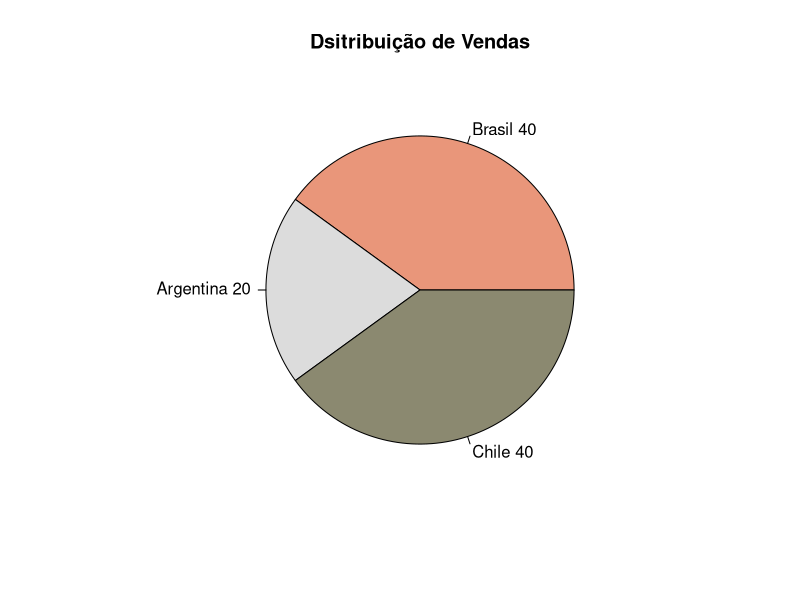
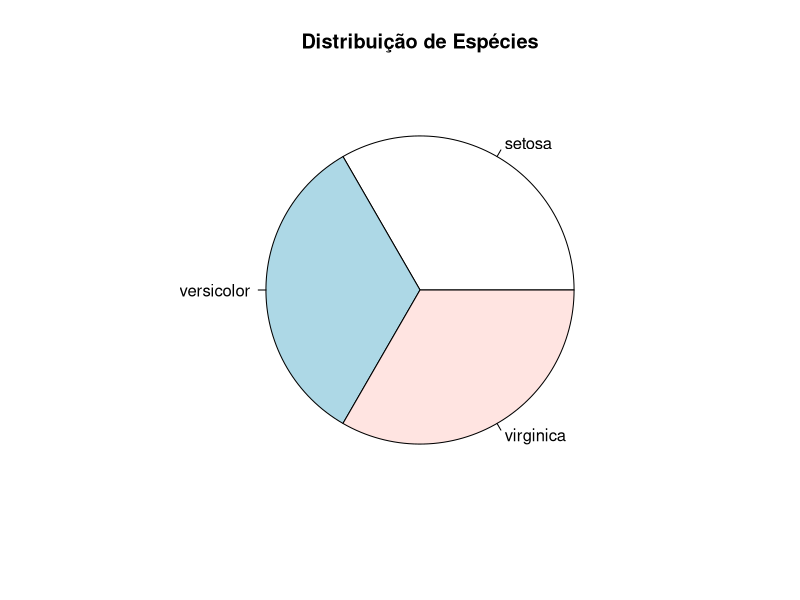
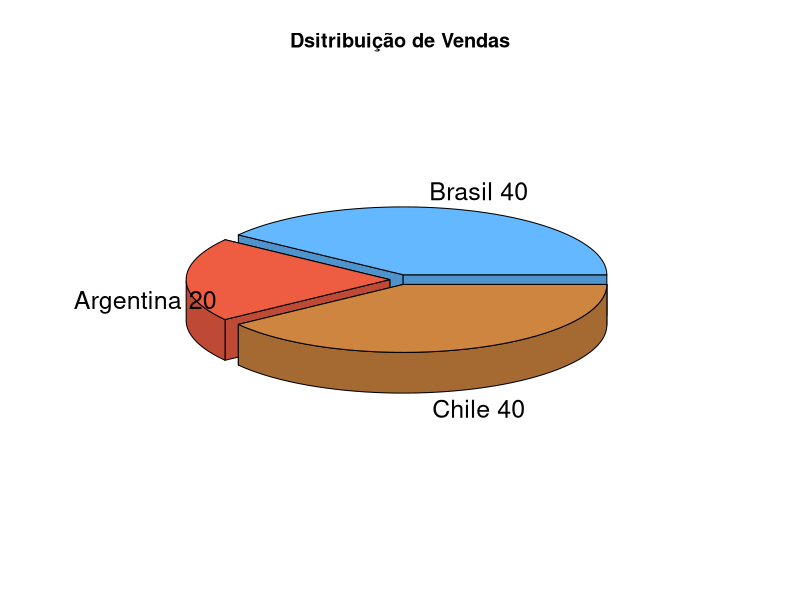

Generate these figures, in order, with R:
# Gráficos de Pizza

?pie

# Criando as fatias
fatias = c(40, 20, 40)

# Nomeando os labels
paises = c("Brasil", "Argentina", "Chile")

# Unindo paises e fatias
paises = paste(paises, fatias)

# to further specify the labels

paises = paste(paises, "", sep = "")

colors()

# Construindo um gráfico
pie(fatias, labels = paises,
    col=c("darksalmon", "gainsboro", "lemonchiffon4"), 
    main ="Dsitribuição de Vendas")


# Trabalhando com dataframes
?iris
attach(iris)
Values = table(Species) 
labels = paste(names(Values))
pie(Values, labels = labels, main = "Distribuição de Espécies")


# 3D
install.packages("plotrix")
library(plotrix)

pie3D(fatias, labels = paises, explode = 0.05,
      col = c("steelblue1", "tomato2", "tan3"), 
      main = "Dsitribuição de Vendas")


